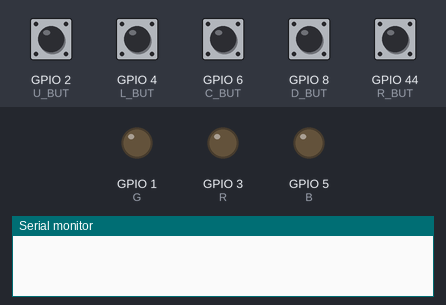
The sketch below on a simulated Seeed XIAO ESP32-S3. Shown: output pins drawn as LEDs (lit = HIGH), the last lines printed to the serial monitor. The inputs (shaded band) are chosen by the test bench; at power-on: GPIO 2 (U_BUT), GPIO 4 (L_BUT), GPIO 6 (C_BUT), GPIO 8 (D_BUT), GPIO 44 (R_BUT) HIGH. USB keyboard and mouse output is not drawn.

Above: at 3.8 s.
3.9 s: GPIO 2 (U_BUT) pulled LOW for 1 s
At 4.37 s:
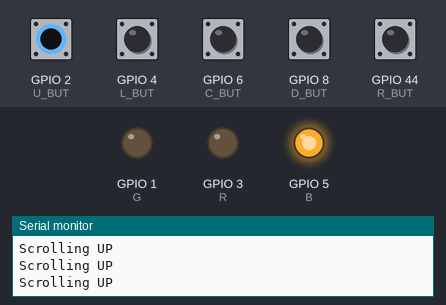
6.9 s: GPIO 4 (L_BUT) pulled LOW for 1 s
At 8.5 s:
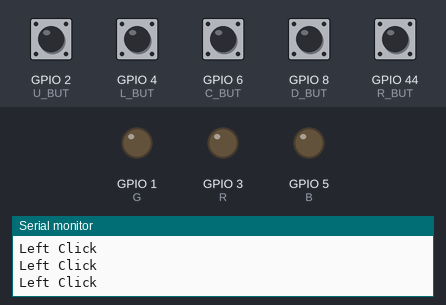
9.4 s: GPIO 6 (C_BUT) pulled LOW for 0.15 s
At 9.52 s:
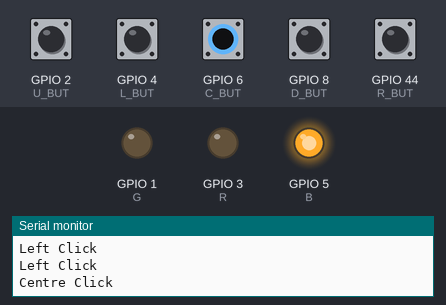
11.0 s: GPIO 8 (D_BUT) pulled LOW for 0.15 s
At 11.6 s:
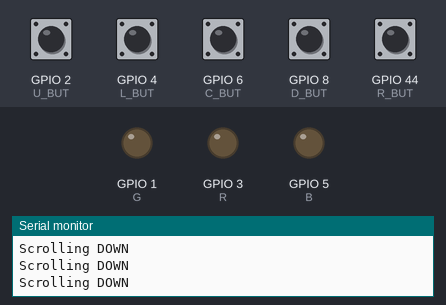
12.6 s: GPIO 44 (R_BUT) pulled LOW for 0.15 s
At 12.72 s:
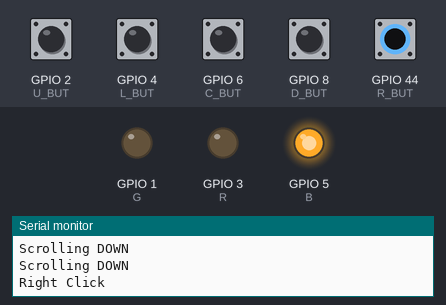
Timing chart, 0 to 15.2 s (numbered marks = the images above; inputs shaded):
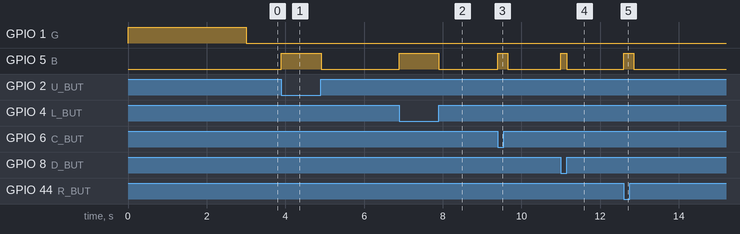

Measured:
- after the input at 3.9 s, GPIO 5 (B): LOW → HIGH at once, → LOW 1.0 s later
- after the input at 6.9 s, GPIO 5 (B): LOW → HIGH at once, → LOW 1.0 s later
- after the input at 9.4 s, GPIO 5 (B): LOW → HIGH at once, → LOW 0.25 s later
- after the input at 11.0 s, GPIO 5 (B): LOW → HIGH at once, → LOW 0.15 s later
- after the input at 12.6 s, GPIO 5 (B): LOW → HIGH at once, → LOW 0.25 s later

The sketch:

BLE_Mouse_Code.ino
```cpp
// Include BLE Mouse library
#include <BleMouse.h>


// RBG led pin definition
#define G D0
#define R D2
#define B D4

// definition for button connected to XIAO C3
#define U_BUT D1
#define L_BUT D3
#define C_BUT D5
#define R_BUT D7
#define D_BUT D9

// BLEMOUSE gloal declaration
BleMouse bleMouse;

bool status = true;

void setup()
{
  Serial.begin(115200);
  pinMode(R, OUTPUT);
  pinMode(G, OUTPUT);
  pinMode(B, OUTPUT);

  pinMode(U_BUT, INPUT_PULLUP);
  pinMode(L_BUT, INPUT_PULLUP);
  pinMode(C_BUT, INPUT_PULLUP);
  pinMode(R_BUT, INPUT_PULLUP);
  pinMode(D_BUT, INPUT_PULLUP);

  bleMouse.begin();
}

void loop()
{
  if (bleMouse.isConnected())
  {
    if (status == true)
    {
      digitalWrite(G,HIGH);
      delay(3000);
      status = false;
    }
    digitalWrite(G,LOW);
    mouseconnected();
  }

  else
  {
    not_connected();
  }
}

// when bluetooth is not connected
void not_connected()
{
  digitalWrite(R,HIGH);
  delay(500);
  digitalWrite(R,LOW);
  delay(500);

  digitalWrite(G,LOW);
  digitalWrite(B,LOW);
  status = true;
}
// when bluetooth is connected and but is presses led
void but_pressed()
{
  digitalWrite(B,HIGH);
}
// delay between data
void ScrollDelay()
{
  delay(50);
}
// to read button value and transmit data
void mouseconnected()
{
  if (digitalRead(U_BUT) == 0) {
    bleMouse.move(0, 0, 1);
    but_pressed();
    Serial.println("Scrolling UP");
    ScrollDelay();
  }
  if (digitalRead(D_BUT) == 0) {
    bleMouse.move(0, 0, -1);
    but_pressed();
    Serial.println("Scrolling DOWN");
    ScrollDelay();
  }
  if (digitalRead(C_BUT) == 0)
  {
    bleMouse.click(MOUSE_LEFT);
    but_pressed();
    Serial.println("Centre Click");
    delay(250);
  }
  if (digitalRead(L_BUT) == 0)
  {
    bleMouse.click(MOUSE_LEFT);
    but_pressed();
    Serial.println("Left Click");
    delay(250);
  }
  if (digitalRead(R_BUT) == 0) {
    bleMouse.click(MOUSE_RIGHT);
    but_pressed();
    Serial.println("Right Click");
    delay(250);
  }
  else
  {
    digitalWrite(B,LOW);
  }
}
```
